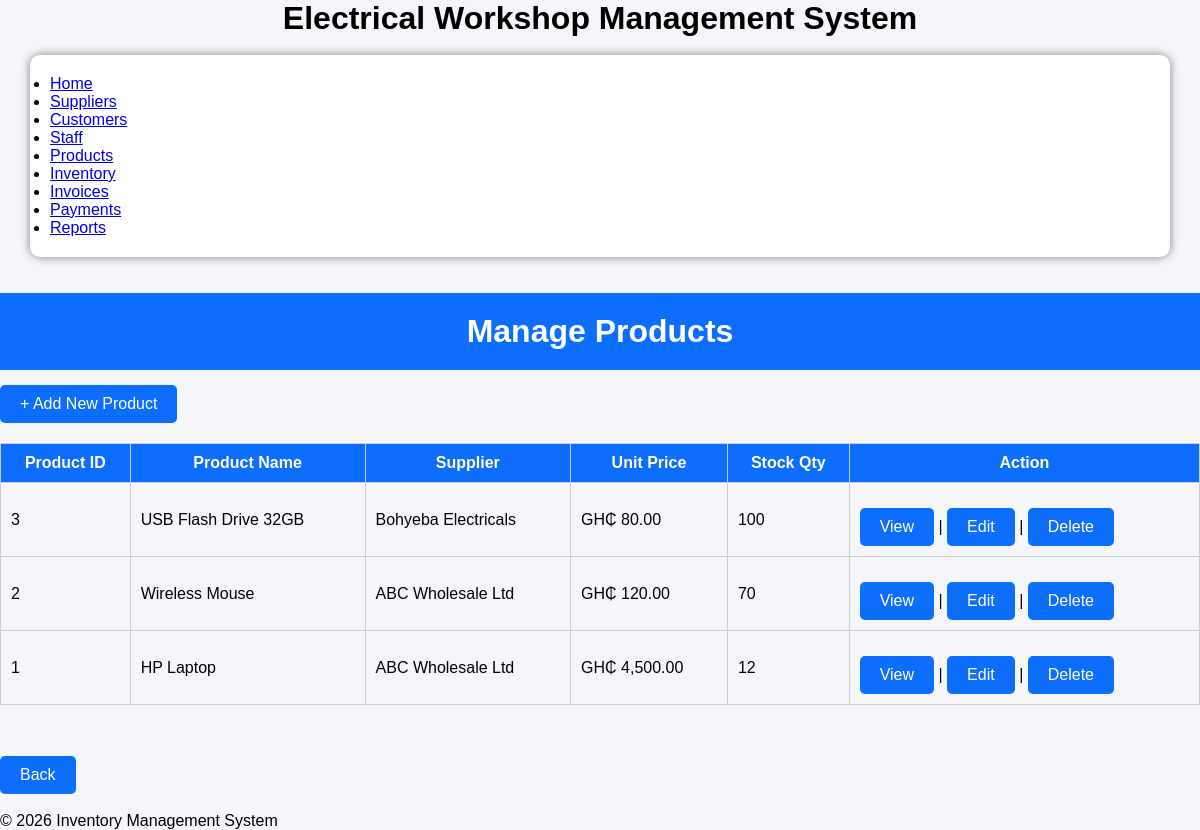
The app's page /product/index.php with its own data.
### tables this page shows
CREATE TABLE product (
  `Product_ID` int NOT NULL AUTO_INCREMENT,
  `Supplier_ID` int NOT NULL,
  `Product_Name` varchar(100) NOT NULL,
  `Unit_Price` decimal(10,2) NOT NULL,
  `Stock_Qty` int DEFAULT NULL,
  PRIMARY KEY (`Product_ID`),
  KEY `Supplier_ID` (`Supplier_ID`),
  CONSTRAINT `product_ibfk_1` FOREIGN KEY (`Supplier_ID`) REFERENCES `supplier` (`Supplier_ID`)
);

CREATE TABLE supplier (
  `Supplier_ID` int NOT NULL AUTO_INCREMENT,
  `Supplier_Name` varchar(100) NOT NULL,
  `Phone` varchar(20) DEFAULT NULL,
  `Address` varchar(255) DEFAULT NULL,
  `Registration_Date` date DEFAULT NULL,
  PRIMARY KEY (`Supplier_ID`),
  UNIQUE KEY `Phone` (`Phone`)
);

### config/functions.php (called while the page is built, shortened)
<?php
function getName($conn, $table, $id_field, $name_field, $id){
    $sql = "SELECT $name_field FROM $table WHERE $id_field = $id LIMIT 1";
    $res = mysqli_query($conn, $sql);
    if($res && mysqli_num_rows($res) > 0){
        $row = mysqli_fetch_assoc($res);
        return $row[$name_field];
    }
    return 'N/A';
}
?>

### product/index.php (the view, shortened to what this page needs)
<?php
include '../config/database.php';
include '../config/functions.php';
include '../includes/header.php';
$sql = "SELECT * FROM `Product` ORDER BY `Product_ID` DESC";
$result = mysqli_query($conn, $sql);
?>
<link rel="stylesheet" href="../css/style.css">
<body>
     <br><br>
<h1 class="header">Manage Products</h1>
<a href="add_product.php" class="btn">+ Add New Product</a>
<table>
    <tr>
        <th>Product ID</th>
        <th>Product Name</th>
        <th>Supplier</th>
        <th>Unit Price</th>
        <th>Stock Qty</th>
        <th>Action</th>
    </tr>
    <?php while($row = mysqli_fetch_assoc($result)) { ?>
    <tr>
        <td><?php echo $row['Product_ID']; ?></td>
        <td><?php echo $row['Product_Name']; ?></td>
        <td><?php echo getName($conn, 'Supplier', 'Supplier_ID', 'Supplier_Name', $row['Supplier_ID']); ?></td>
        <td>GH₵ <?php echo number_format($row['Unit_Price'], 2); ?></td>
        <td><?php echo $row['Stock_Qty']; ?></td>
        <td>
            <a href="view_product.php?product_id=<?php echo $row['Product_ID']; ?>" class="btn">View</a> |
            <a href="edit_product.php?product_id=<?php echo $row['Product_ID']; ?>" class="btn">Edit</a> |
            <a href="delete_product.php?product_id=<?php echo $row['Product_ID']; ?>" onclick="return confirm('Delete this product?')" class="btn">Delete</a>
        </td>
    </tr>
    <?php } ?>
</table>
<br><br>
<a href="../index.php" class="btn">Back</a><br><br>
</body>
<?php include '../includes/footer.php'; ?>

### css/style.css (style rules this page uses)
Body { Font-family: Arial; Background:#f4f4f4; }
Button,.btn { Background:#003366; Color:white; Padding:10px 20px; Border:none; Text-decoration:none; Display:inline-block; Margin-top:15px; Cursor:pointer; }
Table { Width:100%; Border-collapse:collapse; Margin-top:20px; }
Table,th,td { Border:1px solid #ccc; }
Th { Background:#003366; Color:white; Padding:10px; }
Td { Padding:10px; }
* { margin:0; padding:0; box-sizing:border-box; font-family:Arial, Helvetica, sans-serif; }
body { background:#f4f6f9; }
.header { background:#0d6efd; color:white; padding:20px; text-align:center; }
.btn { display:inline-block; background:#0d6efd; color:white; padding:10px 20px; text-decoration:none; border-radius:5px; }
table { width:100%; border-collapse:collapse; margin-top:20px; }
table th { background:#0d6efd; color:white; padding:10px; }
table td { padding:10px; border:1px solid #ccc; }

### records on screen
product: Product_ID "3", Product_Name "USB Flash Drive 32GB", Supplier_ID.Supplier_Name "Bohyeba Electricals", Unit_Price "80.00", Stock_Qty "100"
product: Product_ID "2", Product_Name "Wireless Mouse", Supplier_ID.Supplier_Name "ABC Wholesale Ltd", Unit_Price "120.00", Stock_Qty "70"
product: Product_ID "1", Product_Name "HP Laptop", Supplier_ID.Supplier_Name "ABC Wholesale Ltd", Unit_Price "4,500.00", Stock_Qty "12"
